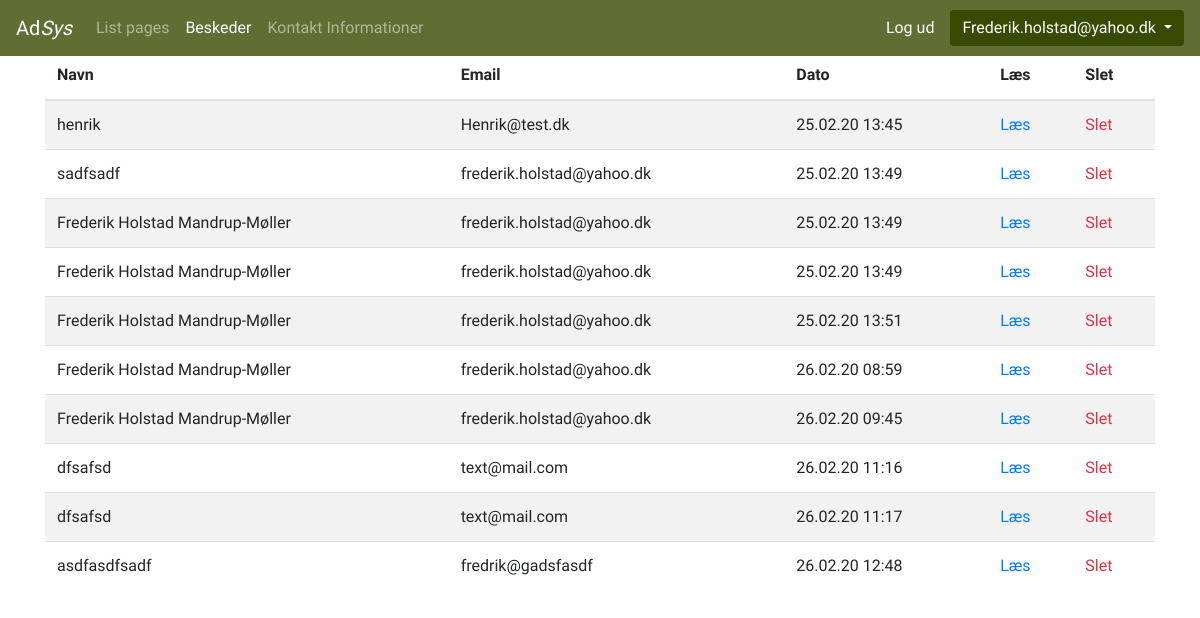
The page /admin/index.php?page=beskeder (signed in) on the database its author committed.
### tables this page shows
CREATE TABLE `admin_pages` (
  `page_id` int(11) NOT NULL,
  `page_title` varchar(77) NOT NULL,
  `page_link` varchar(77) NOT NULL,
  `page_slug` varchar(77) NOT NULL
);

CREATE TABLE `messages` (
  `message_id` int(11) NOT NULL,
  `message_name` varchar(75) NOT NULL,
  `message_email` varchar(75) NOT NULL,
  `message_content` text NOT NULL,
  `message_time` varchar(15) NOT NULL,
  `message_date` varchar(15) NOT NULL
);

### admin/messages.php (the view, shortened to what this page needs)
<?php
function beskeder($db){
    $sql = "SELECT * FROM messages";
    $sqlQuery = $db->query($sql);
    if($sqlQuery){
        echo "
        <table class='table table-striped'>
        <thead>
        <tr>
            <th scope='col'>Navn</th>
            <th scope='col'>Email</th>
            <th scope='col'>Dato</th>
            <th scope='col'>Læs</th>
            <th scope='col'>Slet</th>
        </tr>
        </thead>
        <tbody>
        ";
    }else{
        echo "Error, couldn't run query!";
    }
    while($dbFetch = $sqlQuery->fetch_object()){
        echo "
            <tr>
                <td>$dbFetch->message_name</td>
                <td>$dbFetch->message_email</td>
                <td>$dbFetch->message_date $dbFetch->message_time</td>
                <td><a href='?page=read_message&id=$dbFetch->message_id'>Læs</a></td>
                <td><a class='text-danger' href='?page=delete_message&id=$dbFetch->message_id'>Slet</a></td>
            </tr>
            ";
    }
    echo "
        </tbody>
        </table>
        ";
}
?>

### admin/index.php (shortened to what this page needs)
<?php
include('config.php');
include('messages.php');
include('news.php');
?>
<!doctype html>
<html lang="en">
  <head>
    <link rel="stylesheet" href="css/bootstrap.min.css" />
    <link rel="stylesheet" href="css/style.css" />
    <?php
      $admin = $_SESSION["admin"];
      $sql = "SELECT * FROM admins WHERE admin_name = '$admin'";
      $sqlQuery = $db->query($sql);
      $theme = '';
      if($sqlQuery){
        $dbFetch = $sqlQuery->fetch_object();
        if(isset($dbFetch->admin_theme)){
          $theme = $dbFetch->admin_theme;
        }
        if($theme == 'light'){
          echo "<link rel='stylesheet' href='css/style.css'>";
        }else if($theme == 'dark'){
          echo "<link rel='stylesheet' href='css/dark.css'>";
        }else{
          echo "<link rel='stylesheet' href='css/style.css'>";
        }
      }
    ?>
  </head>
  <body
    <?php
    if(isset($_GET['page'])){
      $page = $_GET['page'];
    }else{
      $page = "";
    }
    if($page == 'login'){
      echo "class='login-bg'";
    }
    ?>
  >
  <?php
    if(isset($_GET['page'])){
      $page = $_GET['page'];
    }else{
      $page = "";
    }
    if($page != 'login'){
  ?>
  <nav class="navbar navbar-expand-lg navbar-dark  fixed-top">
  <a class="navbar-brand" href="index.php">Ad<i>Sys</i></a>
  <div class="collapse navbar-collapse" id="navbarNav">
    <ul class="nav navbar-nav">
      <?php
        if(isset($_GET['page'])){
          $page = $_GET['page'];
        }else{
          $page = "";
        }
        $sql = "SELECT * FROM admin_pages";
        $sqlQuery = $db->query($sql);
        if($sqlQuery){
          while($dbFetch = $sqlQuery->fetch_object()){
            if($dbFetch->page_slug == $page){
              echo "
              <li class='nav-item active'>
                  <a class='nav-link' href='$dbFetch->page_link'>$dbFetch->page_title
                  <span class='sr-only'>(current)</span></a>
                </li>
            ";
            }else{
              echo "
                <li class='nav-item'>
                    <a class='nav-link' href='$dbFetch->page_link'>$dbFetch->page_title
                </a></li>
            ";
            }
          }
        }
      ?>
    </ul>
    <?php
    if(isset($_SESSION["logged_in"]) && $_SESSION["logged_in"] == true){
      echo "
      <a href='?page=logout' class='nav-link ml-auto' id='white'>Log ud</a>
      ";
      echo "<div class='dropdown' id='test'>
      <a class='btn btn-secondary dropdown-toggle' id='admin-name' href='#' role='button' id='dropdownMenuLink' data-toggle='dropdown' aria-haspopup='true' aria-expanded='false'>".
        $_SESSION['admin'] .
      " </a>";
      echo "
      <div class='dropdown-menu' aria-labelledby='dropdownMenuLink'>
        <a class='dropdown-item' href='#'>
        <div class='custom-control custom-switch'>
        ";
        echo "
        <label class='custom-control-label' for='customSwitches'>Night Mode</label>
        </div>
        </a>
        <a class='dropdown-item' href='#'>
        <form method='post'>
        <input type='submit' name='themeSubmit' value='Skift tema'/>
      </form>
        </a>
      </div>
    </div>";
    }
    ?>
  </div>
</nav>
<?php
}
?>
<main>
<div class="container main margin-top">
<?php
if(isset($_SESSION["logged_in"]) && $_SESSION["logged_in"] == true){
  if(isset($_GET['page'])){
    if(function_exists($page)){
      call_user_func($page, $db);
    }
  }else{
    echo "<h1 class='text-center'>Værktøjer</h1>";
  }
}else{
  login($db);
}
?>
</div>
</main>
  </body>
</html>

### admin/css/style.css (style rules this page uses)
* { font-family: "Oswald", sans-serif; }
body { margin: 0; font-size: 1rem; font-weight: 400; line-height: 1.5; color: #212529; text-align: left; background-color: #fff; }
#admin-name { background: #374a00; border: #374a00; color: #ffffff; }
:root { --blue: #007bff; --indigo: #6610f2; --purple: #6f42c1; --pink: #e83e8c; --red: #dc3545; --orange: #fd7e14; --yellow: #ffc107; --green: #28a745; --teal: #20c997; --cyan: #17a2b8; --white: #fff; --gray: #6c757d; --gray-dark: #343a40; --primary: #007bff; --secondary: #6c757d; --success: #28a745; --info: #17a2b8; --warning: #ffc107; --danger: #dc3545; --light: #f8f9fa; --dark: #343a40; --breakpoint-xs: 0; --breakpoint-sm: 576px; --breakpoint-md: 768px; --breakpoint-lg: 992px; --breakpoint-xl: 1200px; --font-family-sans-serif: -apple-system, BlinkMacSystemFont, "Segoe UI", Roboto, "Helvetica Neue", Arial, "Noto Sans", sans-serif, "Apple Color Emoji", "Segoe UI Emoji", "Segoe UI Symbol", "Noto Color Emoji"; --font-family-monospace: SFMono-Regular, Menlo, Monaco, Consolas, "Liberation Mono", "Courier New", monospace; }
html { font-family: sans-serif; line-height: 1.15; -webkit-text-size-adjust: 100%; -webkit-tap-highlight-color: transparent; }
#white { color: #fff; }
nav { background: rgba(55, 74, 0, 0.8); -webkit-backdrop-filter: saturate(180%) blur(20px); backdrop-filter: saturate(180%) blur(20px); }
.btn { background-color: green; background: #205072; border-color: red; color: black; }
.container { position: relative; z-index: 1; margin: 0 auto; }
.container:before, .container:after { content: ""; display: block; clear: both; }
.margin-top { margin-top: 50px; }

### rows shown on the page
admin_pages: page_title "List pages"
admin_pages: page_title "Beskeder"
admin_pages: page_title "Kontakt Informationer"
messages: message_name "henrik", message_email "Henrik@test.dk", message_date "25.02.20", message_time "13:45"
messages: message_name "sadfsadf", message_email "frederik.holstad@yahoo.dk", message_date "25.02.20", message_time "13:49"
messages: message_name "Frederik Holstad Mandrup-Møller", message_email "frederik.holstad@yahoo.dk", message_date "25.02.20", message_time "13:49"
messages: message_name "Frederik Holstad Mandrup-Møller", message_email "frederik.holstad@yahoo.dk", message_date "25.02.20", message_time "13:49"
messages: message_name "Frederik Holstad Mandrup-Møller", message_email "frederik.holstad@yahoo.dk", message_date "25.02.20", message_time "13:51"
messages: message_name "Frederik Holstad Mandrup-Møller", message_email "frederik.holstad@yahoo.dk", message_date "26.02.20", message_time "08:59"
messages: message_name "Frederik Holstad Mandrup-Møller", message_email "frederik.holstad@yahoo.dk", message_date "26.02.20", message_time "09:45"
messages: message_name "dfsafsd", message_email "text@mail.com", message_date "26.02.20", message_time "11:16"
messages: message_name "dfsafsd", message_email "text@mail.com", message_date "26.02.20", message_time "11:17"
messages: message_name "asdfasdfsadf", message_email "fredrik@gadsfasdf", message_date "26.02.20", message_time "12:48"

### other values the page prints
$_SESSION['admin'] "Frederik.holstad@yahoo.dk"
